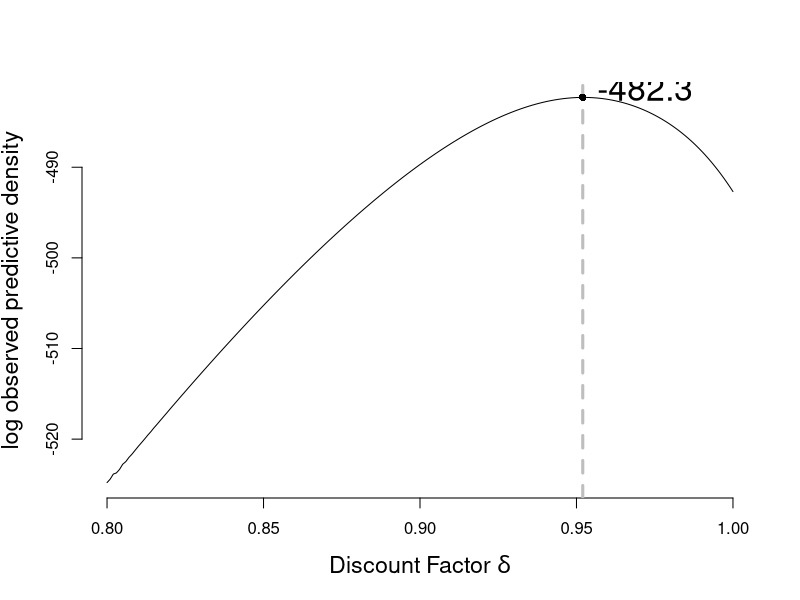
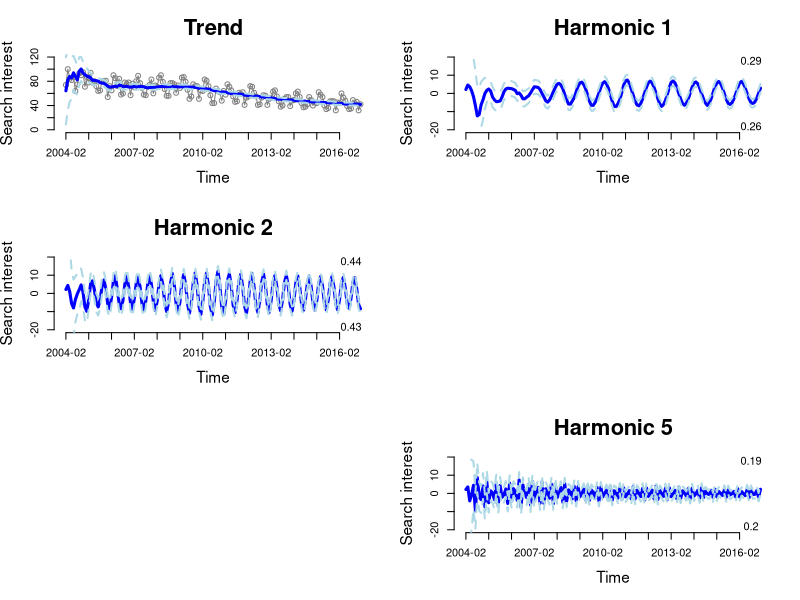
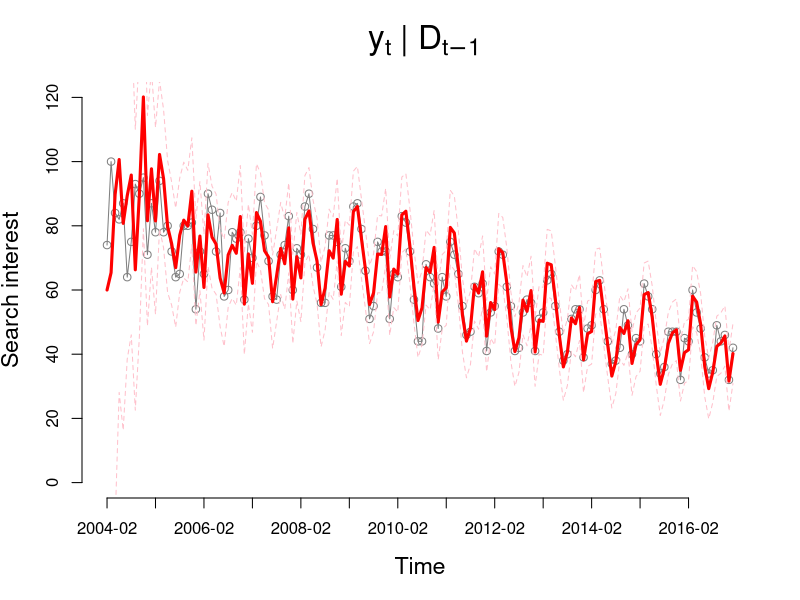
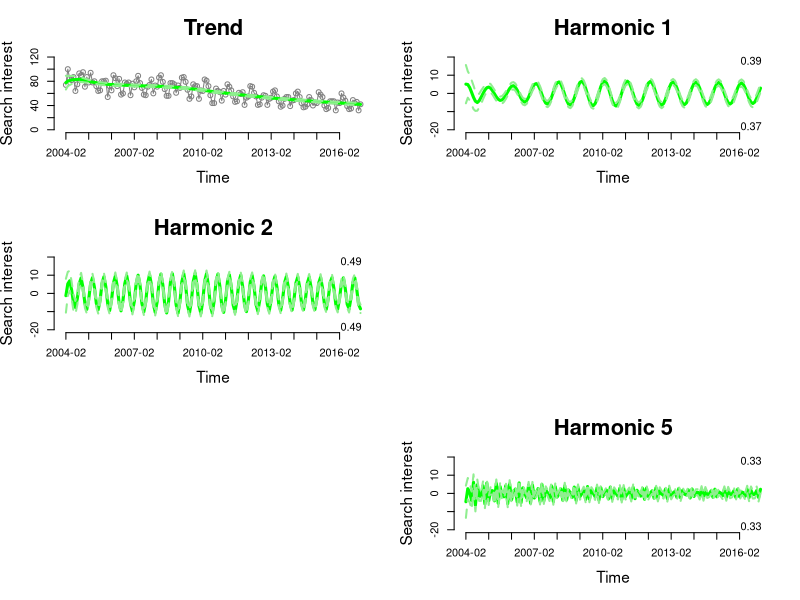
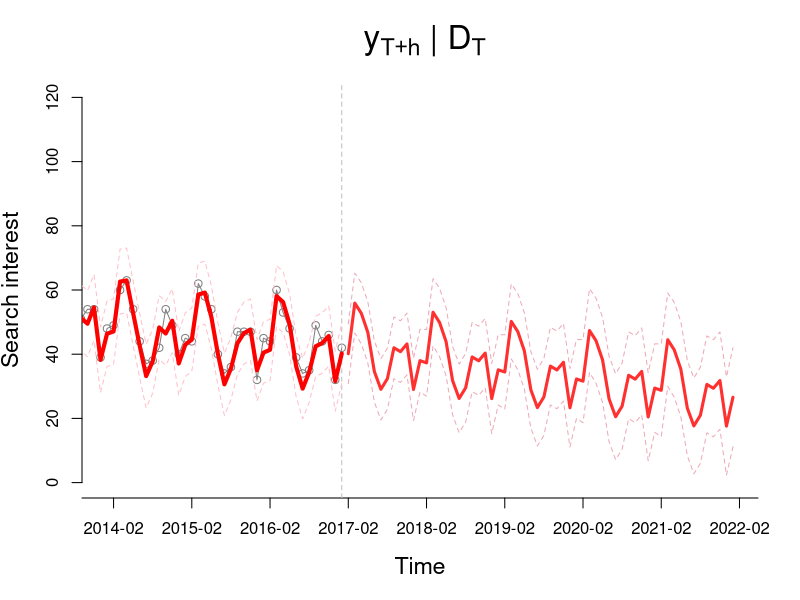

The R script that drew these images, in order:
##### Model M1
library(Matrix)
### Part 1
y = read.csv("./googletrendsUCSC.csv")[,2]
times = read.csv("./googletrendsUCSC.csv")[,1]

substrRight = function(x, n)
    substr(x, nchar(x)-n+1, nchar(x))

times = unique(c(as.character(times),
    sort(paste0(2017:2024,"-",rep(substrRight(paste0("0", 1:12), 2), each = length(2017:2024))))))

x.ind = round(seq(1, length(y), by = 12))
#as.numeric(times)

Gj = function(j, p)
    matrix(c(cos(2*pi*j/p), -sin(2*pi*j/p), sin(2*pi*j/p), cos(2*pi*j/p)), 2, 2)

#F.vec = matrix(c(c(1,0), rep(c(1,0), 12/2 - 1), 1), ncol = 1)
#G.mat = as.matrix(bdiag(matrix(c(1,0,1,1),2,2),
#    Gj(1, 12), Gj(2, 12), Gj(3, 12), Gj(4, 12), Gj(5, 12), -1))

F.vec = matrix(c(c(1,0), rep(c(1,0), 3), 1), ncol = 1)
G.mat = as.matrix(bdiag(matrix(c(1,0,1,1),2,2),
    Gj(1, 12), Gj(2, 12), Gj(5, 12), -1))

# F.vec = matrix(1, 1, 1)
# G.mat = matrix(1, 1, 1)

dat = list("y" = y, "F" = F.vec, "G" = G.mat)

### Part 2
get.vals = function(dat, delta, m0, C0, n0, d0){
    y = dat$y
    F.vec = dat$F
    G.mat = dat$G
    n = length(y)
    p = length(m0)

    Rt = array(0, c(n+1, p, p))
    qt = double(n+1)
    At = matrix(0, n+1, p)
    ft = double(n+1)
    et = double(n+1)
    mt = matrix(0, n+1, p)
    nt = double(n+1)
    dt = double(n+1)
    st = double(n+1)
    Ct = array(0, c(n+1, p, p))

    mt[1,] = m0
    Ct[1,,] = C0
    nt[1] = n0
    dt[1] = d0
    st[1] = dt[1] / nt[1]

    for (i in 2:(n+1)){
#       Rt[i,,] = G.mat %*% Ct[i-1,,] %*% t(G.mat) + (1-delta)/delta*Ct[i-1,,]
        Rt[i,,] = 1/delta * G.mat %*% Ct[i-1,,] %*% t(G.mat)
        qt[i] = t(F.vec) %*% Rt[i,,] %*% F.vec + st[i-1]
        At[i,] = (Rt[i,,] %*% F.vec)/qt[i]   
        ft[i] = t(F.vec) %*% G.mat %*% mt[i-1,]
        et[i] = y[i-1] - ft[i]
        mt[i,] = G.mat %*% mt[i-1,] + At[i,] * et[i]
        nt[i] = nt[i-1] + 1
        dt[i] = dt[i-1] + st[i-1]*(et[i]^2) / qt[i]
        st[i] = st[i-1] + st[i-1] / nt[i]*( (et[i]^2) / qt[i] - 1)
        Ct[i,,] = (st[i] / st[i-1])*(Rt[i,,] - At[i,] %*% t(At[i,]) * qt[i])
        }

    
    return (list("Rt"=Rt[-1,,], "qt"=qt[-1], "At"=At[-1,],
        "ft"=ft[-1], "et"=et[-1], "mt"=mt[-1,], "nt"=nt[-1],
        "dt"=dt[-1], "st"=st[-1], "Ct"=Ct[-1,,], "delta"=delta,
        "m0"=m0, "C0"=C0, "n0"=n0, "d0"=d0))
    }
obs.pred.dens = function(dat, params){
    y = dat$y
    F.vec = dat$F
    G.mat = dat$G
    df = c(params$n0, params$nt[-length(params$nt)])
    mu = params$ft
    sig2 = params$qt
    out = lgamma((df+1)/2) - lgamma(df/2) - 1/2*log(df*pi*sig2) -
        (df+1)/2*log(1+(y - mu)^2 / (df*sig2))
    return (sum(out))
    }
smooth = function(dat, params){
    y = dat$y
    F.vec = dat$F
    G.mat = dat$G
    G.inv = solve(G.mat)
    n = length(y)
    p = length(F.vec)
    delta = params$delta
    out.at = matrix(0, n, p)
    out.Rt = array(0, c(n, p, p))
    out.at[n,] = params$mt[n,]
    out.Rt[n,,] = params$Ct[n,,]
    for (i in (n-1):1){
        out.at[i,] = (1-delta)*params$mt[i,] + delta*(G.inv %*% out.at[i+1,])
        out.Rt[i,,] = (1-delta)*params$Ct[i,,] + delta^2*(G.inv %*% out.Rt[i+1,,] %*% t(G.inv))
        }
    return (list("at.s"=out.at, "Rt.s"=out.Rt))
    }
forecast = function(dat, params, h = 12){
    y = dat$y
    F.vec = dat$F
    G.mat = dat$G
    n = length(y)
    p = length(F.vec)
    delta = params$delta

#   at.p = rep(params$mt[n], h)
#   Rt.p = (1/delta^(1:h))*params$Ct[n]
#   ft.p = rep(params$mt[n], h)
#   qt.p = Rt.p + params$St[n]
#   return (list("at.p"=at.p, "Rt.p"=Rt.p,
#       "ft.p"=ft.p, "Qt.p"=Qt.p))

    at.p = matrix(0, h+1, p)
    Rt.p = array(0, c(h+1, p, p))
    ft.p = double(h+1)
    qt.p = double(h+1)

    at.p[1,] = params$mt[n,]
    Rt.p[1,,] = params$Ct[n,,]
    for (i in 2:(h+1)){
        at.p[i,] = G.mat %*% at.p[i-1,]
        Rt.p[i,,] = G.mat %*% (Rt.p[i-1,,] + (1-delta)/delta*params$Ct[n,,]) %*% t(G.mat)
        ft.p[i] = t(F.vec) %*% at.p[i,]
        qt.p[i] = t(F.vec) %*% Rt.p[i,,] %*% F.vec + params$st[n]
        }
    return (list("at.p"=at.p[-1,], "Rt.p"=Rt.p[-1,,],
        "ft.p"=ft.p[-1], "qt.p"=qt.p[-1]))
    }

# Priors
n = length(dat$y)
p = length(F.vec)
m0 = double(p)
m0[1] = 60
C0 = 200*diag(p)
n0 = 1
d0 = 100

#p = 1
#m0 = 60
#C0 = 200

# Optimal discount factor
del = seq(0.80, 1, by = 0.001)
opd = double(length(del))
for (i in 1:length(del)){
    out = get.vals(dat, delta = del[i], m0 = m0, C0 = C0, n0 = n0, d0 = d0)
    opd[i] = obs.pred.dens(dat, out)
    }
(d.max = del[which.max(opd)])

pdf("./figs/m2_discount.pdf", height = 8, width = 8)
par(mfrow = c(1,1), mar = c(5.1, 4.1, 4.1, 2.1))
plot(del, opd, type='l', ylab = "log observed predictive density", bty = 'n',
    xlab = "Discount Factor" ~ delta, cex.lab = 1.4, cex.main = 2)
abline(v = del[which.max(opd)], lty = 2, col = 'gray', lwd = 3)
points(d.max, max(opd), pch = 16)
text(d.max+0.02, max(opd) + 1.0, round(max(opd), 2), cex = 2)
dev.off()

out = get.vals(dat, delta = d.max, m0 = m0, C0 = C0, n0 = n0, d0 = d0)
spar = smooth(dat, out)         # Smoothing
h = 60
ppar = forecast(dat, out, h)    # Forecasting



## 1 (c)
## Marginal filtering distributions for polynomial trend and each harmonic
pdf("./figs/m2_components.pdf", width = 12, height = 16)
par(mfrow = c(3,2), mar = c(5.1, 4.1, 4.1, 2.1))
plot(y, bty='n', type='o', ylim = c(0, 120), col = 'gray50',
    xlab = "Time", ylab = "Search interest", cex.lab = 1.4, cex.main = 2,
    axes = FALSE, main = "Trend")
axis(2)
axis(1, at = x.ind, labels = times[x.ind])
center = out$mt[,1]
bound = sqrt(out$Ct[,1,1])*qt(0.975, out$nt)
lines(center, col = 'blue', lwd = 3)
lines(center + bound, col = 'lightblue', lwd = 2, lty = 2)
lines(center - bound, col = 'lightblue', lwd = 2, lty = 2)
j = 0
for (i in 1:3){
    j = j + 1
    if (i == 3){
        plot(0, type='n', axes = FALSE, xlab = "", ylab = "")
        plot(0, type='n', axes = FALSE, xlab = "", ylab = "")
        j = 5
        }
    plot(0, bty='n', type='n', xlim = c(1,n), ylim = c(-20, 20),
        xlab = "Time", ylab = "Search interest", cex.lab = 1.4, cex.main = 2,
        axes = FALSE, main = paste("Harmonic", j))
    axis(2)
    axis(1, at = x.ind, labels = times[x.ind])
    center = out$mt[,2*i+1]
    bound = sqrt(out$Ct[,2*i+1,2*i+1])*qt(0.975, out$nt)
    lines(center, col = 'blue', lwd = 3)
    lines(center + bound, col = 'lightblue', lwd = 2, lty = 2)
    lines(center - bound, col = 'lightblue', lwd = 2, lty = 2)
    text(n-5, 18, round(mean(center + bound < 0), 2))
    text(n-5, -18, round(mean(center - bound > 0), 2))
    }
par(mfrow = c(1,1), mar = c(5.1, 4.1, 4.1, 2.1))
dev.off()

## One-step ahead
pdf("./figs/m2_onestep.pdf", width = 12, height = 8)
par(mfrow = c(1,1), mar = c(5.1, 4.1, 4.1, 2.1))
plot(y, bty='n', type='o', ylim = c(0, 120), col = 'gray50',
    xlab = "Time", ylab = "Search interest", cex.lab = 1.4, cex.main = 2,
    axes = FALSE, main = ~ y[t] ~ "|" ~ D[t-1] )
axis(2)
axis(1, at = x.ind, labels = times[x.ind])
lines(out$ft, col = 'red', lwd = 3)
lines(out$ft + sqrt(out$qt)*qt(0.975, out$nt-1), col = 'pink', lwd = 1, lty = 2)
lines(out$ft - sqrt(out$qt)*qt(0.975, out$nt-1), col = 'pink', lwd = 1, lty = 2)
dev.off()

## Marginal smoothing distributions for polynomial trend and each harmonic
pdf("./figs/m2_smooth_components.pdf", width = 12, height = 16)
par(mfrow = c(3,2), mar = c(5.1, 4.1, 4.1, 2.1))
plot(y, bty='n', type='o', ylim = c(0, 120), col = 'gray50',
    xlab = "Time", ylab = "Search interest", cex.lab = 1.4, cex.main = 2,
    axes = FALSE, main = "Trend")
axis(2)
axis(1, at = x.ind, labels = times[x.ind])
center = spar$at.s[,1]
bound = sqrt(out$st[n] / out$st * spar$Rt.s[,1,1]) * qt(0.975, out$nt)
lines(center, col = 'green', lwd = 3)
lines(center + bound, col = 'lightgreen', lwd = 2, lty = 2)
lines(center - bound, col = 'lightgreen', lwd = 2, lty = 2)
j = 0
for (i in 1:3){
    j = j + 1
    if (i == 3){
        plot(0, type='n', axes = FALSE, xlab = "", ylab = "")
        plot(0, type='n', axes = FALSE, xlab = "", ylab = "")
        j = 5
        }
    plot(0, bty='n', type='n', xlim = c(1,n), ylim = c(-20, 20),
        xlab = "Time", ylab = "Search interest", cex.lab = 1.4, cex.main = 2,
        axes = FALSE, main = paste("Harmonic", j))
    axis(2)
    axis(1, at = x.ind, labels = times[x.ind])
    center = spar$at.s[,2*i+1]
    bound = sqrt(out$st[n] / out$st * spar$Rt.s[,2*i+1,2*i+1]) * qt(0.975, out$nt)
    lines(center, col = 'green', lwd = 3)
    lines(center + bound, col = 'lightgreen', lwd = 2, lty = 2)
    lines(center - bound, col = 'lightgreen', lwd = 2, lty = 2)
    text(n-5, 18, round(mean(center + bound < 0), 2))
    text(n-5, -18, round(mean(center - bound > 0), 2))
    }
par(mfrow = c(1,1), mar = c(5.1, 4.1, 4.1, 2.1))
dev.off()

## 5-year forecast
pdf("./figs/m2_forecast.pdf", width = 12, height = 8)
par(mfrow = c(1,1), mar = c(5.1, 4.1, 4.1, 2.1))
plot(1:(n+h), c(dat$y, rep(NA, h)), bty='n', type='o', ylim = c(0, 120), col = 'gray50',
    xlab = "Time", ylab = "Search interest", cex.lab = 1.4, cex.main = 2,
    axes = FALSE, main = ~ y[T+h] ~ "|" ~ D[T], xlim = c(n-36, n + h))
axis(2)
axis(1, at = seq(1, n+h*12, by = 12), labels = times[seq(1, n+h*12, by = 12)])
abline(v = n, lty=2, col = 'gray')
lines(out$ft, col = 'red', lwd = 4)
lines(out$ft + sqrt(out$qt)*qt(0.975, out$nt-1), col = 'pink', lwd = 1, lty = 2)
lines(out$ft - sqrt(out$qt)*qt(0.975, out$nt-1), col = 'pink', lwd = 1, lty = 2)
lines((n+1):(n+h), ppar$ft.p, col = 'firebrick1', lwd = 3)
lines((n+1):(n+h), ppar$ft.p + sqrt(ppar$qt.p)*qt(0.975, out$nt[n]),
    col = 'pink2', lwd = 1, lty = 2)
lines((n+1):(n+h), ppar$ft.p - sqrt(ppar$qt.p)*qt(0.975, out$nt[n]),
    col = 'pink2', lwd = 1, lty = 2)
dev.off()

